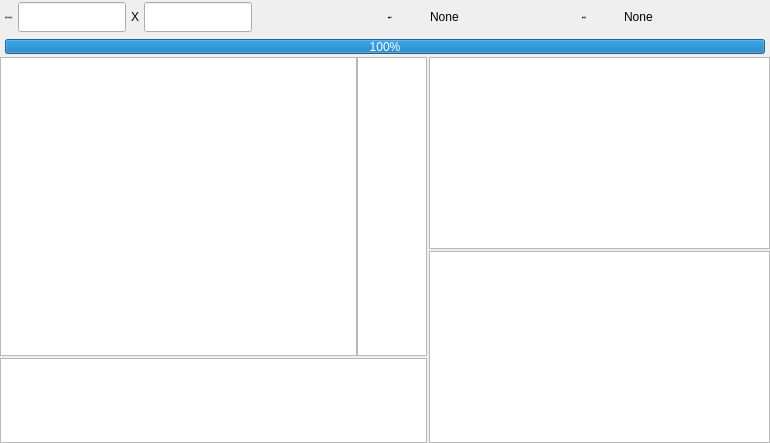
            <widget class="QWidget" name="widget_show" native="true">
             <layout class="QHBoxLayout" name="horizontalLayout_24">
              <property name="spacing">
               <number>0</number>
              </property>
              <property name="leftMargin">
               <number>0</number>
              </property>
              <property name="topMargin">
               <number>0</number>
              </property>
              <property name="rightMargin">
               <number>0</number>
              </property>
              <property name="bottomMargin">
               <number>0</number>
              </property>
              <item>
               <layout class="QVBoxLayout" name="verticalLayout_9" stretch="0,10">
                <item>
                 <layout class="QVBoxLayout" name="verticalLayout_14" stretch="2,1">
                  <property name="spacing">
                   <number>5</number>
                  </property>
                  <item>
                   <layout class="QHBoxLayout" name="horizontalLayout_34">
                    <property name="topMargin">
                     <number>2</number>
                    </property>
                    <property name="bottomMargin">
                     <number>0</number>
                    </property>
                    <item>
                     <layout class="QHBoxLayout" name="horizontalLayout_35" stretch="0,0,0,0,2">
                      <property name="leftMargin">
                       <number>5</number>
                      </property>
                      <item>
                       <widget class="QLabel" name="label_46">
                        <property name="minimumSize">
                         <size>
                          <width>0</width>
                          <height>30</height>
                         </size>
                        </property>
                        <property name="font">
                         <font>
                          <family>微软雅黑</family>
                          <pointsize>-1</pointsize>
                          <weight>75</weight>
                          <bold>true</bold>
                         </font>
                        </property>
                        <property name="text">
                         <string>平移台光路位置：</string>
                        </property>
                       </widget>
                      </item>
                      <item>
                       <widget class="QLineEdit" name="le_x_laserposition">
                        <property name="minimumSize">
                         <size>
                          <width>0</width>
                          <height>30</height>
                         </size>
                        </property>
                        <property name="toolTip">
                         <string>X位置</string>
                        </property>
                        <property name="whatsThis">
                         <string/>
                        </property>
                        <property name="alignment">
                         <set>Qt::AlignCenter</set>
                        </property>
                        <property name="dragEnabled">
                         <bool>false</bool>
                        </property>
                        <property name="placeholderText">
                         <string/>
                        </property>
                       </widget>
                      </item>
                      <item>
                       <widget class="QLabel" name="label_47">
                        <property name="text">
                         <string>X</string>
                        </property>
                       </widget>
                      </item>
                      <item>
                       <widget class="QLineEdit" name="le_y_laserposition">
                        <property name="minimumSize">
                         <size>
                          <width>0</width>
                          <height>30</height>
                         </size>
                        </property>
                        <property name="toolTip">
                         <string>Y位置</string>
                        </property>
                        <property name="alignment">
                         <set>Qt::AlignCenter</set>
                        </property>
                        <property name="dragEnabled">
                         <bool>false</bool>
                        </property>
                       </widget>
                      </item>
                      <item>
                       <spacer name="horizontalSpacer_9">
                        <property name="orientation">
                         <enum>Qt::Horizontal</enum>
                        </property>
                        <property name="sizeHint" stdset="0">
                         <size>
                          <width>40</width>
                          <height>20</height>
                         </size>
                        </property>
                       </spacer>
                      </item>
                     </layout>
                    </item>
                    <item>
                     <layout class="QHBoxLayout" name="horizontalLayout_36">
                      <item>
                       <layout class="QHBoxLayout" name="horizontalLayout_37" stretch="1,4">
                        <item>
                         <widget class="QLabel" name="label_48">
                          <property name="minimumSize">
                           <size>
                            <width>0</width>
                            <height>30</height>
                           </size>
                          </property>
                          <property name="font">
                           <font>
                            <family>微软雅黑</family>
                            <pointsize>-1</pointsize>
                            <weight>75</weight>
                            <bold>true</bold>
                           </font>
                          </property>
                          <property name="text">
                           <string>预测用时：</string>
                          </property>
                          <property name="textInteractionFlags">
                           <set>Qt::NoTextInteraction</set>
                          </property>
                         </widget>
                        </item>
                        <item>
                         <widget class="QLabel" name="label_forcasttime">
                          <property name="text">
                           <string>None</string>
                          </property>
                         </widget>
                        </item>
                       </layout>
                      </item>
                      <item>
                       <layout class="QHBoxLayout" name="horizontalLayout_38" stretch="1,4">
                        <item>
                         <widget class="QLabel" name="label_49">
                          <property name="font">
                           <font>
                            <family>微软雅黑</family>
                            <pointsize>-1</pointsize>
                            <weight>75</weight>
                            <bold>true</bold>
                           </font>
                          </property>
                          <property name="text">
                           <string>信号强度：</string>
                          </property>
                         </widget>
                        </item>
                        <item>
                         <widget class="QLabel" name="label_signalstrength">
                          <property name="text">
                           <string>None</string>
                          </property>
                         </widget>
                        </item>
                       </layout>
                      </item>
                     </layout>
                    </item>
                   </layout>
                  </item>
                  <item>
                   <layout class="QHBoxLayout" name="horizontalLayout_33" stretch="0">
                    <property name="leftMargin">
                     <number>5</number>
                    </property>
                    <property name="rightMargin">
                     <number>5</number>
                    </property>
                    <property name="bottomMargin">
                     <number>5</number>
                    </property>
                    <item>
                     <widget class="QProgressBar" name="progressbar">
                      <property name="sizePolicy">
                       <sizepolicy hsizetype="Expanding" vsizetype="Minimum">
                        <horstretch>0</horstretch>
                        <verstretch>0</verstretch>
                       </sizepolicy>
                      </property>
                      <property name="minimumSize">
                       <size>
                        <width>0</width>
                        <height>15</height>
                       </size>
                      </property>
                      <property name="maximumSize">
                       <size>
                        <width>16777215</width>
                        <height>10</height>
                       </size>
                      </property>
                      <property name="value">
                       <number>100</number>
                      </property>
                     </widget>
                    </item>
                   </layout>
                  </item>
                 </layout>
                </item>
                <item>
                 <layout class="QHBoxLayout" name="horizontalLayout_13" stretch="5,4">
                  <property name="spacing">
                   <number>2</number>
                  </property>
                  <item>
                   <layout class="QVBoxLayout" name="verticalLayout_7" stretch="7,2">
                    <property name="spacing">
                     <number>2</number>
                    </property>
                    <item>
                     <layout class="QHBoxLayout" name="horizontalLayout" stretch="40,1">
                      <property name="spacing">
                       <number>0</number>
                      </property>
                      <item>
                       <widget class="GraphicsLayoutWidget" name="window_2d"/>
                      </item>
                      <item>
                       <widget class="GraphicsLayoutWidget" name="window_colorbar"/>
                      </item>
                     </layout>
                    </item>
                    <item>
                     <widget class="QTextEdit" name="te_warning">
                      <property name="html">
                       <string>&lt;!DOCTYPE HTML PUBLIC &quot;-//W3C//DTD HTML 4.0//EN&quot; &quot;http://www.w3.org/TR/REC-html40/strict.dtd&quot;&gt;
&lt;html&gt;&lt;head&gt;&lt;meta name=&quot;qrichtext&quot; content=&quot;1&quot; /&gt;&lt;style type=&quot;text/css&quot;&gt;
p, li { white-space: pre-wrap; }
&lt;/style&gt;&lt;/head&gt;&lt;body style=&quot; font-family:'微软雅黑'; font-size:15px; font-weight:400; font-style:normal;&quot;&gt;
&lt;p style=&quot;-qt-paragraph-type:empty; margin-top:0px; margin-bottom:0px; margin-left:0px; margin-right:0px; -qt-block-indent:0; text-indent:0px; font-family:'SimSun'; font-size:9pt;&quot;&gt;&lt;br /&gt;&lt;/p&gt;&lt;/body&gt;&lt;/html&gt;</string>
                      </property>
                     </widget>
                    </item>
                   </layout>
                  </item>
                  <item>
                   <layout class="QVBoxLayout" name="verticalLayout_6">
                    <property name="spacing">
                     <number>2</number>
                    </property>
                    <item>
                     <widget class="PlotWidget" name="window_tds"/>
                    </item>
                    <item>
                     <widget class="PlotWidget" name="window_fds"/>
                    </item>
                   </layout>
                  </item>
                 </layout>
                </item>
               </layout>
              </item>
             </layout>
            </widget>
